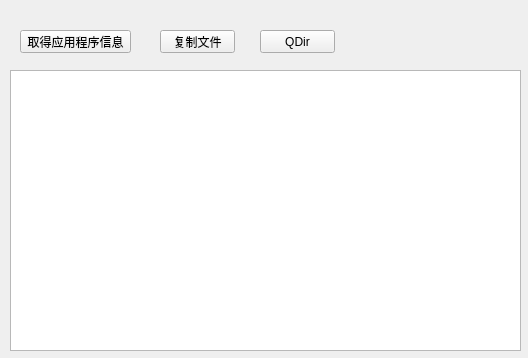
<?xml version="1.0" encoding="UTF-8"?>
<ui version="4.0">
 <class>Widget</class>
 <widget class="QWidget" name="Widget">
  <property name="geometry">
   <rect>
    <x>0</x>
    <y>0</y>
    <width>528</width>
    <height>358</height>
   </rect>
  </property>
  <property name="windowTitle">
   <string>Widget</string>
  </property>
  <widget class="QPlainTextEdit" name="plainTextEdit">
   <property name="geometry">
    <rect>
     <x>10</x>
     <y>70</y>
     <width>511</width>
     <height>281</height>
    </rect>
   </property>
  </widget>
  <widget class="QPushButton" name="pushButton">
   <property name="geometry">
    <rect>
     <x>20</x>
     <y>30</y>
     <width>111</width>
     <height>23</height>
    </rect>
   </property>
   <property name="text">
    <string>取得应用程序信息</string>
   </property>
  </widget>
  <widget class="QPushButton" name="pushButton_2">
   <property name="geometry">
    <rect>
     <x>160</x>
     <y>30</y>
     <width>75</width>
     <height>23</height>
    </rect>
   </property>
   <property name="text">
    <string>复制文件</string>
   </property>
  </widget>
  <widget class="QPushButton" name="pushButton_3">
   <property name="geometry">
    <rect>
     <x>260</x>
     <y>30</y>
     <width>75</width>
     <height>23</height>
    </rect>
   </property>
   <property name="text">
    <string>QDir</string>
   </property>
  </widget>
 </widget>
 <layoutdefault spacing="6" margin="11"/>
 <resources/>
 <connections/>
</ui>
